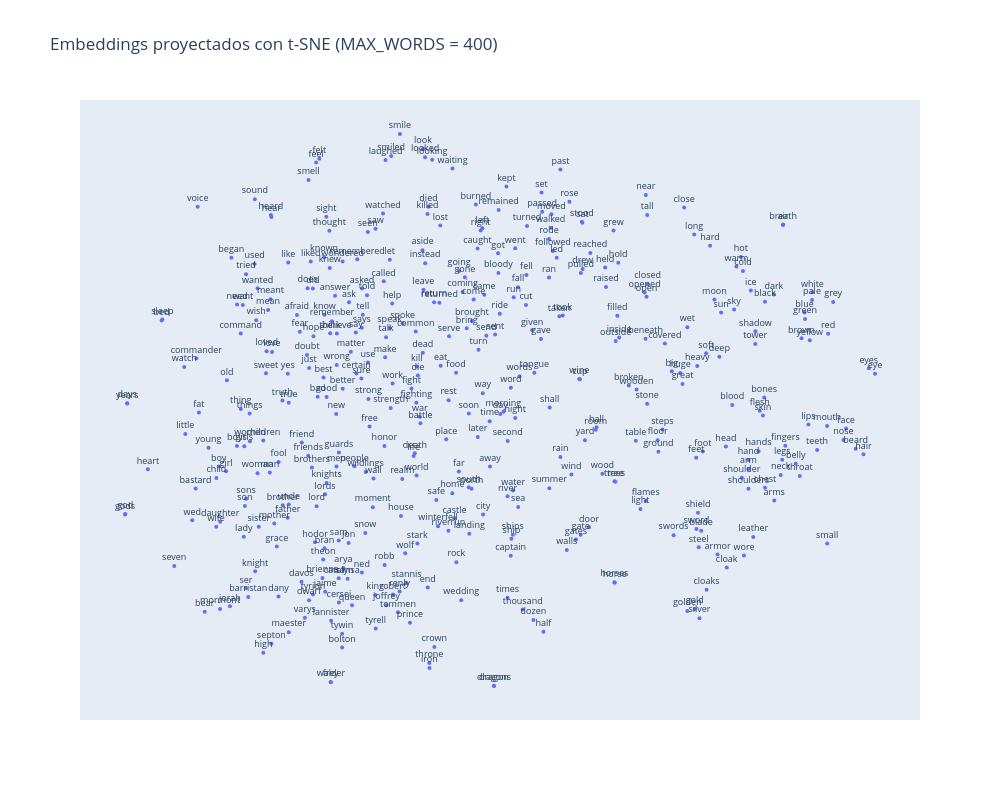

The notebook cell saved with this chart:
### Markdown cell above
### 6.3 Gráfico interactivo

### Code cell
import plotly.graph_objects as go

fig = go.Figure(go.Scatter(
    x=proyeccion_2d[:, 0], y=proyeccion_2d[:, 1], text=palabras,
    mode='markers+text', textposition='top center', textfont_size=9,
    marker=dict(size=4, color='#636efa'), hoverinfo='text',
))
fig.update_layout(
    title=f'Embeddings proyectados con t-SNE (MAX_WORDS = {MAX_WORDS})',
    width=1000, height=800,
    xaxis=dict(visible=False), yaxis=dict(visible=False),
)
fig.show()

### Figure 1 — Plotly figure (JSON) as saved in the notebook; plotly's stock layout.template omitted (floating-point values rounded to 4 significant figures; data arrays with more than 128 entries replaced by an {"elided": "..."} marker saying what was removed)
{"data": [{"hoverinfo": "text", "marker": {"color": "#636efa", "size": 4}, "mode": "markers+text", "text": {"elided": "400 str values"}, "textfont": {"size": 9}, "textposition": "top center", "type": "scatter", "x": {"elided": "400 float values"}, "y": {"elided": "400 float values"}}], "layout": {"height": 800, "title": {"text": "Embeddings proyectados con t-SNE (MAX_WORDS = 400)"}, "width": 1000, "xaxis": {"visible": false}, "yaxis": {"visible": false}}}
